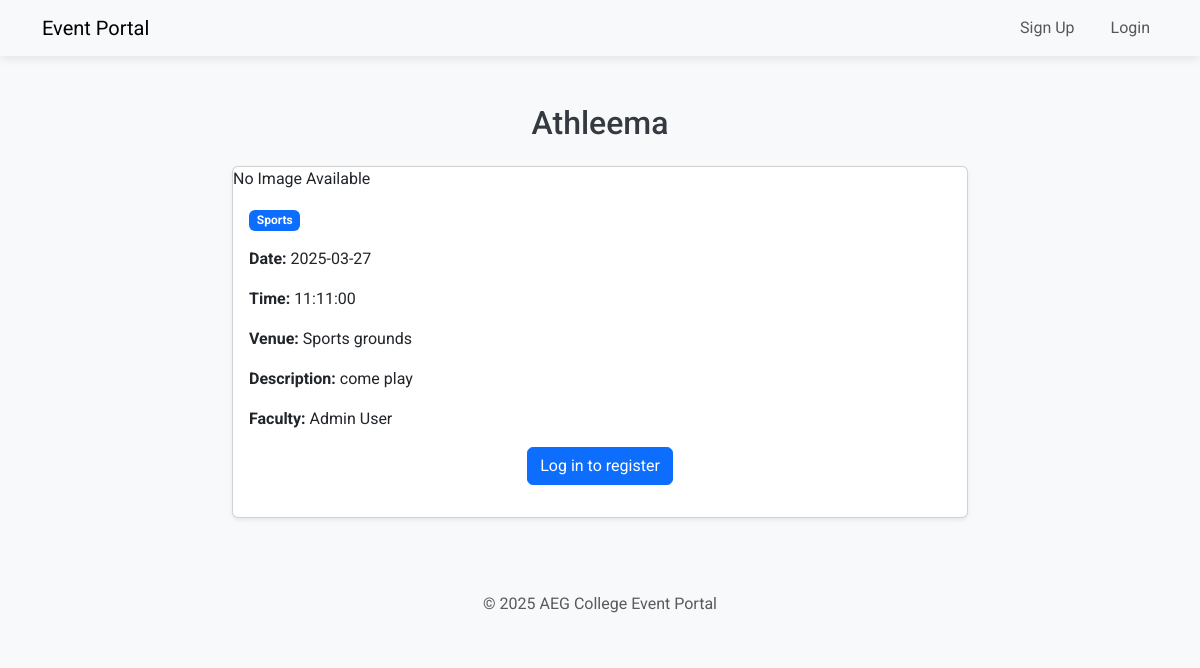
The app's page /event.php?id=1 with its own data.
### tables this page shows
CREATE TABLE `events` (
  `id` int(11) NOT NULL,
  `title` varchar(255) NOT NULL,
  `category` varchar(50) DEFAULT NULL,
  `date` date NOT NULL,
  `time` time NOT NULL,
  `venue` varchar(255) NOT NULL,
  `description` text DEFAULT NULL,
  `image` varchar(255) DEFAULT NULL,
  `created_by` int(11) DEFAULT NULL
);

CREATE TABLE `users` (
  `id` int(11) NOT NULL,
  `name` varchar(255) NOT NULL,
  `email` varchar(255) NOT NULL,
  `password` varchar(255) NOT NULL,
  `role` enum('Admin','Student','Faculty') NOT NULL,
  `college` varchar(50) DEFAULT NULL,
  `course` varchar(50) DEFAULT NULL,
  `year` int(11) DEFAULT NULL,
  `section` varchar(10) DEFAULT NULL,
  `created_at` timestamp NOT NULL DEFAULT current_timestamp()
);

### event.php (the view, shortened to what this page needs)
<?php
include 'db.php';
$event_id = (int)$_GET['id'];
$stmt = $conn->prepare("SELECT e.*, u.name AS faculty_name FROM events e LEFT JOIN users u ON e.created_by = u.id WHERE e.id = ?");
$stmt->bind_param("i", $event_id);
$stmt->execute();
$result = $stmt->get_result();
$event = $result->fetch_assoc();
?>
<!DOCTYPE html>
<html lang="en">
<head>
    <link href="https://cdn.jsdelivr.net/npm/bootstrap@5.3.3/dist/css/bootstrap.min.css" rel="stylesheet">
    <link rel="stylesheet" href="./css/styles.css">
</head>
<body>
    <nav class="navbar navbar-expand-lg navbar-light bg-light sticky-top">
        <div class="container">
            <a class="navbar-brand" href="index.php">Event Portal</a>
            <div class="collapse navbar-collapse" id="navbarNav">
                <ul class="navbar-nav ms-auto">
                    <?php if (!isset($_SESSION['user_id'])): ?>
                        <li class="nav-item"><a class="nav-link" href="signup.php">Sign Up</a></li>
                        <li class="nav-item"><a class="nav-link" href="login.php">Login</a></li>
                    <?php endif; ?>
                </ul>
            </div>
        </div>
    </nav>
    <main class="container my-5">
        <h2 class="text-center mb-4"><?php echo htmlspecialchars($event['title']); ?></h2>
        <div class="row">
            <div class="col-md-8 mx-auto">
                <div class="card shadow-sm">
                    <?php if ($event['image']): ?>
                        <img src="<?php echo htmlspecialchars($event['image']); ?>" alt="<?php echo htmlspecialchars($event['title']); ?>" class="card-img-top">
                    <?php else: ?>
                        <div class="card-img-placeholder">No Image Available</div>
                    <?php endif; ?>
                    <div class="card-body">
                        <p><span class="badge bg-primary"><?php echo htmlspecialchars($event['category'] ?: 'General'); ?></span></p>
                        <p><strong>Date:</strong> <?php echo htmlspecialchars($event['date']); ?></p>
                        <p><strong>Time:</strong> <?php echo htmlspecialchars($event['time']); ?></p>
                        <p><strong>Venue:</strong> <?php echo htmlspecialchars($event['venue']); ?></p>
                        <p><strong>Description:</strong> <?php echo htmlspecialchars($event['description']); ?></p>
                        <?php if ($event['faculty_name']): ?>
                            <p><strong>Faculty:</strong> <?php echo htmlspecialchars($event['faculty_name']); ?></p>
                        <?php endif; ?>
                        <?php if (!isset($_SESSION['user_id'])): ?>
                            <p class="text-center"><a href="login.php" class="btn btn-primary">Log in to register</a></p>
                        <?php endif; ?>
                    </div>
                </div>
            </div>
        </div>
    </main>
    <footer class="footer py-4 bg-light text-center">
        <span class="text-muted">© 2025 AEG College Event Portal</span>
    </footer>
</body>
</html>

### css/styles.css (style rules this page uses)
body { font-family: 'Roboto', 'Arial', sans-serif; background: #f8f9fa; color: #343a40; margin: 0; padding: 0; }
nav { display: flex; justify-content: space-between; align-items: center; background: #000000; color: white; padding: 15px 50px; box-shadow: 0 2px 10px rgba(0, 0, 0, 0.1); }
nav ul { list-style: none; margin: 0; padding: 0; display: flex; }
nav ul li { margin-left: 20px; }
nav ul li a { text-decoration: none; color: white; font-size: 16px; transition: color 0.3s; }
footer { text-align: center; padding: 15px; background: #000000; color: white; margin-top: 50px; }

### records on screen
events: title "Athleema", category "Sports", date "2025-03-27", time "11:11:00", venue "Sports grounds", description "come play", created_by.name "Admin User"
